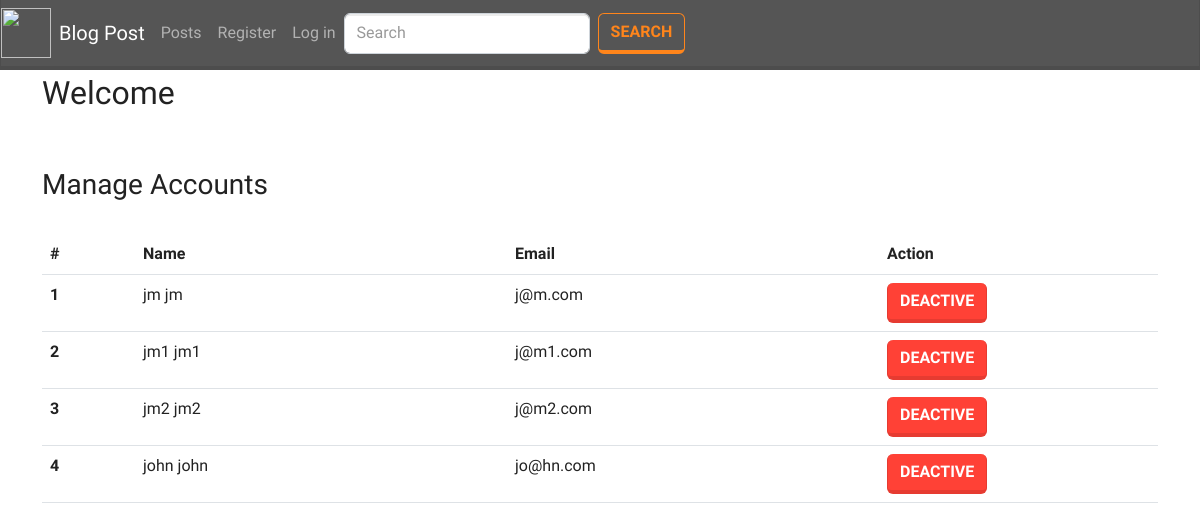
Before: /admin_users.php with the older database file.
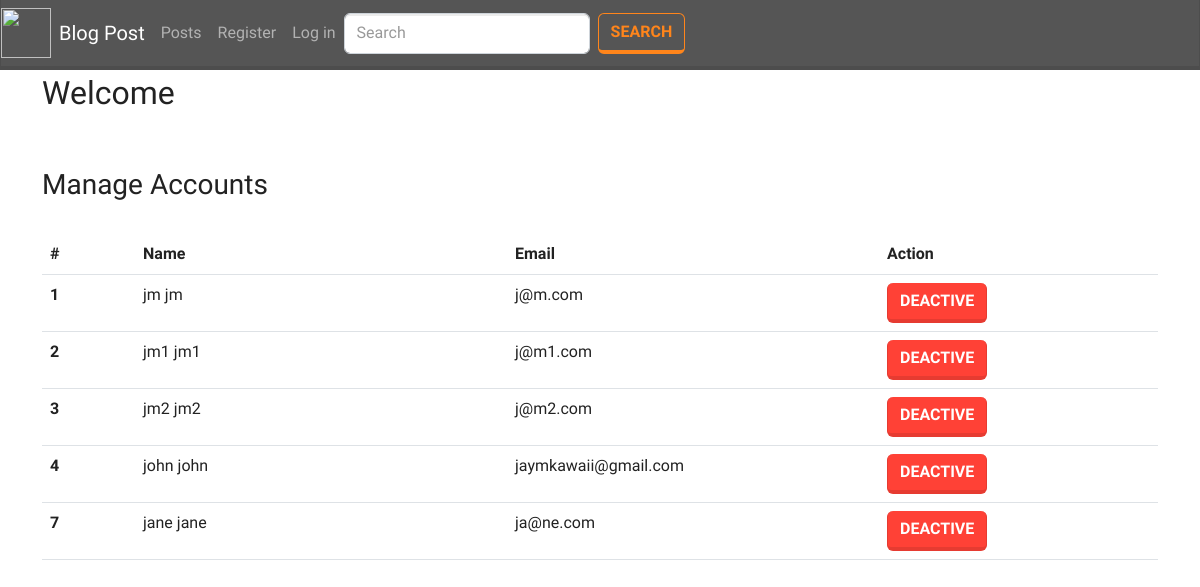
After: the same page with the newer database file.
### tables this page shows
CREATE TABLE `users` (
  `id` int(11) NOT NULL,
  `first_name` varchar(255) NOT NULL,
  `middle_name` varchar(255) NOT NULL,
  `last_name` varchar(255) NOT NULL,
  `email` varchar(255) NOT NULL,
  `password` varchar(255) NOT NULL,
  `privacy_policy` varchar(255) NOT NULL,
  `is_admin` int(11) NOT NULL,
  `is_active` int(11) NOT NULL,
  `image` varchar(255) NOT NULL
);

### includes/functions.php (called while the page is built, shortened)
<?php
function getAllUser(){
    $q = "SELECT * FROM users WHERE NOT is_admin=1";
    $result = mysqli_query($_SESSION['conn'], $q);
    $temp = array();
    while ($row = $result->fetch_assoc()) {
        $temp[] = $row;
    }
    return $temp;
}

### admin_users.php (the view, shortened to what this page needs)
<?php include('components/header.php'); ?>
<div class="container mt-1">
    <h2>Welcome <?= $_SESSION['first_name']?></h2>
    <br>
    <br>
    <h3>Manage Accounts</h3>
    <br>
    <table class="table">
    <thead>
        <tr>
            <th class="col-1">#</th>
            <th class="col-4">Name</th>
            <th class="col-4">Email</th>
            <th class="col-4">Action</th>
        </tr>
    </thead>
    <tbody>
    <?php foreach(getAllUser() as $res) {?>
    <tr>
        <th scope="row"><?= $res['id']?></th>
        <td><?= $res['first_name'] . ' ' . $res['last_name']?></td>
        <td><?= $res['email']?></td>
        <td>
        <?php if ((int)$res['is_active'] == 1) { ?>
            <form method="post"><button type="submit" name="deactivate" class="btn btn-danger" value="<?= $res['id']?>">Deactive</button></form>
        <?php }elseif ((int)$res['is_active'] == 0) {  ?>
            <form method="post"><button type="submit" name="activate" class="btn btn-success" value="<?= $res['id']?>">Activate</button></form>
        <?php }  ?>
        </td>
    </tr>
    <?php } ?>
    </tbody>
    </table>
<?php include('components/footer.php'); ?>

Changed rows visible on the page:
changed users "john": email "jo@hn.com" → "jaymkawaii@gmail.com"
added users: id "7", first_name "jane", last_name "jane", email "ja@ne.com"
